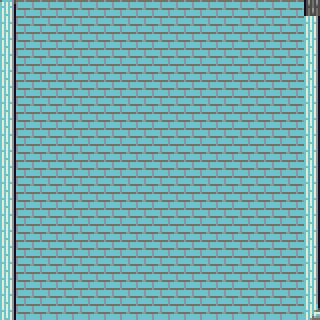

A 2D game scene composited from a Tiled map and its tileset images. What follows is a short description and the map's XML, with every tile layer's data as written:
An orthogonal 20x20 tile map with 16x16 px tiles, 2 tile layers (Floor, Wall), 2 tilesets.

<map version="1.0" tiledversion="1.0.3" orientation="orthogonal" renderorder="right-down" width="20" height="20" tilewidth="16" tileheight="16" nextobjectid="1">
 <tileset firstgid="1" source="tiles/Dawnlike-floor.tsx" />
 <tileset firstgid="820" source="tiles/Dawnlike-wall.tsx" />
 <layer name="Floor" width="20" height="20">
  <data encoding="csv">
212,212,212,212,212,212,212,212,212,212,212,212,212,212,212,212,212,212,212,212,
212,212,212,212,212,212,212,212,212,212,212,212,212,212,212,212,212,212,212,212,
212,212,212,212,212,212,212,212,212,212,212,212,212,212,212,212,212,212,212,212,
212,212,212,212,212,212,212,212,212,212,212,212,212,212,212,212,212,212,212,212,
212,212,212,212,212,212,212,212,212,212,212,212,212,212,212,212,212,212,212,212,
212,212,212,212,212,212,212,212,212,212,212,212,212,212,212,212,212,212,212,212,
212,212,212,212,212,212,212,212,212,212,212,212,212,212,212,212,212,212,212,212,
212,212,212,212,212,212,212,212,212,212,212,212,212,212,212,212,212,212,212,212,
212,212,212,212,212,212,212,212,212,212,212,212,212,212,212,212,212,212,212,212,
212,212,212,212,212,212,212,212,212,212,212,212,212,212,212,212,212,212,212,212,
212,212,212,212,212,212,212,212,212,212,212,212,212,212,212,212,212,212,212,212,
212,212,212,212,212,212,212,212,212,212,212,212,212,212,212,212,212,212,212,212,
212,212,212,212,212,212,212,212,212,212,212,212,212,212,212,212,212,212,212,212,
212,212,212,212,212,212,212,212,212,212,212,212,212,212,212,212,212,212,212,212,
212,212,212,212,212,212,212,212,212,212,212,212,212,212,212,212,212,212,212,212,
212,212,212,212,212,212,212,212,212,212,212,212,212,212,212,212,212,212,212,212,
212,212,212,212,212,212,212,212,212,212,212,212,212,212,212,212,212,212,212,212,
212,212,212,212,212,212,212,212,212,212,212,212,212,212,212,212,212,212,212,212,
212,212,212,212,212,212,212,212,212,212,212,212,212,212,212,212,212,212,212,212,
212,212,212,212,212,212,212,212,212,212,212,212,212,212,212,212,212,212,212,212
</data>
 </layer>
 <layer name="Wall" width="20" height="20">
  <data encoding="csv">
940,984,984,984,984,984,984,984,984,984,984,984,984,984,984,984,984,984,984,965,
960,0,0,0,0,0,0,0,0,0,0,0,0,0,0,0,0,0,0,960,
960,0,0,0,0,0,0,0,0,0,0,0,0,0,0,0,0,0,0,960,
960,0,0,0,0,0,0,0,0,0,0,0,0,0,0,0,0,0,0,960,
960,0,0,0,0,0,0,0,0,0,0,0,0,0,0,0,0,0,0,960,
960,0,0,0,0,0,0,0,0,0,0,0,0,0,0,0,0,0,0,960,
960,0,0,0,0,0,0,0,0,0,0,0,0,0,0,0,0,0,0,960,
960,0,0,0,0,0,0,0,0,0,0,0,0,0,0,0,0,0,0,960,
960,0,0,0,0,0,0,0,0,0,0,0,0,0,0,0,0,0,0,960,
960,0,0,0,0,0,0,0,0,0,0,0,0,0,0,0,0,0,0,960,
960,0,0,0,0,0,0,0,0,0,0,0,0,0,0,0,0,0,0,960,
960,0,0,0,0,0,0,0,0,0,0,0,0,0,0,0,0,0,0,960,
960,0,0,0,0,0,0,0,0,0,0,0,0,0,0,0,0,0,0,960,
960,0,0,0,0,0,0,0,0,0,0,0,0,0,0,0,0,0,0,960,
960,0,0,0,0,0,0,0,0,0,0,0,0,0,0,0,0,0,0,960,
960,0,0,0,0,0,0,0,0,0,0,0,0,0,0,0,0,0,0,960,
960,0,0,0,0,0,0,0,0,0,0,0,0,0,0,0,0,0,0,960,
960,0,0,0,0,0,0,0,0,0,0,0,0,0,0,0,0,0,0,960,
960,0,0,0,0,0,0,0,0,0,0,0,0,0,0,0,0,0,0,960,
980,984,984,984,984,984,984,984,984,984,984,984,984,984,984,984,984,984,984,982
</data>
 </layer>
</map>